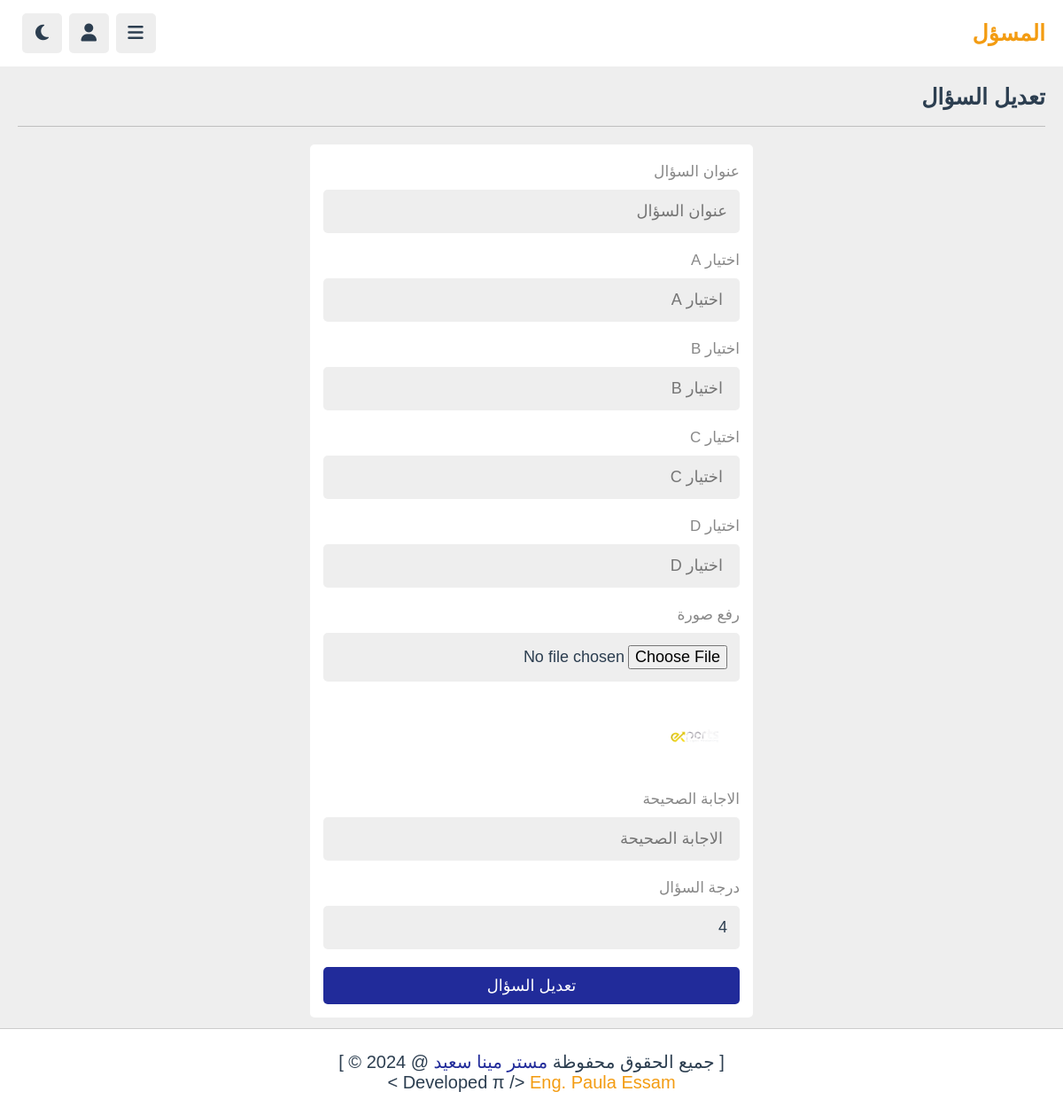
Page /admin/update_question.php?get_id=112 (signed in) on the committed database.
### tables this page shows
CREATE TABLE `exam_questions` (
  `question_id` int(11) NOT NULL,
  `exam_id` int(11) NOT NULL,
  `exam_question` varchar(1000) DEFAULT NULL,
  `ch_1` varchar(255) DEFAULT NULL,
  `ch_2` varchar(255) DEFAULT NULL,
  `ch_3` varchar(255) DEFAULT NULL,
  `ch_4` varchar(255) DEFAULT NULL,
  `img` varchar(255) DEFAULT NULL,
  `correct_answer` varchar(20) NOT NULL,
  `degree` int(11) NOT NULL
);

### admin/update_question.php (the view, shortened to what this page needs)
<?php
include '../components/connect.php';
if (isset($_GET['get_id'])) {
    $get_id = $_GET['get_id'];
}else{
    $get_id = '';
    header("Location: exams.php");
    exit();
}
?>
<!DOCTYPE html>
<html lang="en">
<head>
    <link rel="stylesheet" href="https://cdnjs.cloudflare.com/ajax/libs/font-awesome/6.2.0/css/all.min.css">
    <link rel="stylesheet" href="../css/admin_style.css">
</head>
<body>
<?php
include '../components/admin_header.php';
?>
<section class="crud-form">
    <h1 class="heading">تعديل السؤال</h1>
    <?php
    $select_questions = $conn->prepare("SELECT * FROM `exam_questions` WHERE question_id = ?");
    $select_questions->execute([$get_id]);
    if ($select_questions->rowCount() > 0) {
    while($fetch_questions = $select_questions->fetch(PDO::FETCH_ASSOC)){
    ?>
    <form action="" method="post" enctype="multipart/form-data">
        <p>عنوان السؤال </p>
        <input type="text" name="question" placeholder="عنوان السؤال" class="box" maxlength="100" value="<?=$fetch_questions['exam_question']?>">
        <p>اختيار A </p>
        <input type="text" name="ch_1" placeholder=" اختيار A " class="box" maxlength="100" value="<?=$fetch_questions['ch_1']?>">
        <p>اختيار B </p>
        <input type="text" name="ch_2" placeholder=" اختيار B " class="box" maxlength="100" value="<?=$fetch_questions['ch_2']?>">
        <p>اختيار C </p>
        <input type="text" name="ch_3" placeholder=" اختيار C " class="box" maxlength="100" value="<?=$fetch_questions['ch_3']?>">
        <p>اختيار D </p>
        <input type="text" name="ch_4" placeholder=" اختيار D " class="box" maxlength="100" value="<?=$fetch_questions['ch_4']?>">
        <p>رفع صورة</p>
        <input type="file" name="image" class="box" accept="image/*">
        <?php
            if($fetch_questions['img']){
        ?>
        <img src="../uploaded_files/<?=$fetch_questions['img']?>" alt="<?=$fetch_questions['exam_question']?>" style="width: 100px; height: 100px;">
        <?php
            }
        ?>
        <p>الاجابة الصحيحة </p>
        <input type="text" name="correct_answer" placeholder=" الاجابة الصحيحة " class="box" maxlength="100" value="<?=$fetch_questions['correct_answer']?>">
        <p>درجة السؤال</p>
        <input type="number" min="1" name="degree" placeholder="درجة السؤال" class="box" value="<?=$fetch_questions['degree']?>">
        <input type="submit" name="update"  value="تعديل السؤال" class="btn">
    </form>
    <?php
        }
    }
    else{
        echo '<p class="empty">لا توجد اسئلة!</p>';
    }
    ?>
</section>
<?php
include '../components/footer.php';
?>
</body>
</html>

### css/admin_style.css (style rules this page uses)
:root { --main-color:#212b9a; --red: #e74c3c; --orange: #f39c12; --white:#fff; --black:#2c3e50; --light-color:#888; --light-bg:#eee; --border: .1rem solid rgba(0,0,0,.2); }
* { font-family: 'Nunito', sans-serif; margin: 0; padding: 0; box-sizing: border-box; outline: none; border: none; text-decoration: none; }
html { font-size: 62.5%; overflow-x: hidden; }
body { direction: rtl; background-color: var(--light-bg); padding-bottom: 9rem; padding-right: 30rem; }
section { padding: 2rem; max-width: 1200px; margin: 0 auto; }
.heading { padding-bottom: 1.8rem; border-bottom: var(--border); font-size: 2.5rem; color: var(--black); text-transform: capitalize; margin-bottom: 2rem; }
.btn, .option-btn, .delete-btn, .inline-btn, .inline-option-btn, .inline-delete-btn { border-radius: .5rem; padding: 1rem 3rem ; font-size: 1.8rem; color:#fff; margin-top: 1rem; text-transform: capitalize; cursor: pointer; text-align: center; }
.btn, .option-btn, .delete-btn { display: block; width: 100%; }
.btn, .inline-btn { background-color: var(--main-color); }
.crud-form form { background-color: var(--white); border-radius: .5rem; padding: 1.5rem; padding-top: 1rem; max-width: 50rem; margin:0 auto; }
.crud-form form p { padding-top:1rem ; font-size: 1.7rem ; color: var(--light-color); }
.crud-form form .box { width: 100%; border-radius: .5rem; margin: 1rem 0; font-size: 1.8rem; color: var(--black); padding: 1.4rem; background-color: var(--light-bg); }
@media (max-width: 1200px) { body { padding-right: 0; } }

### rows in the picture
exam_questions: img (picture), degree "4"
